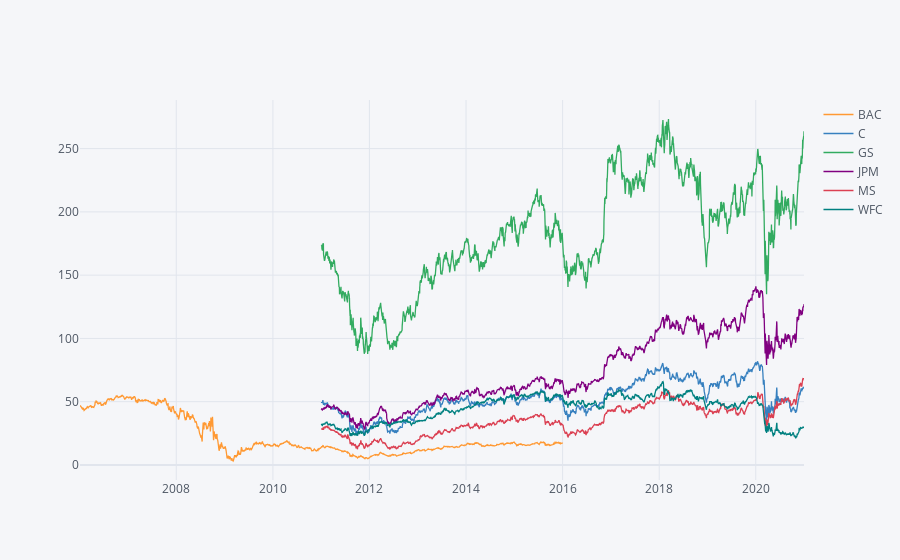

The cell this chart's notebook holds for it:
### Code cell
# plotly
bank_stocks.xs(key='Close',axis=1,level='Stock Info').iplot()

### Figure 1 — Plotly figure (JSON) as saved in the notebook; plotly's stock layout.template omitted (floating-point values rounded to 4 significant figures; data arrays with more than 128 entries replaced by an {"elided": "..."} marker saying what was removed)
{"data": [{"line": {"color": "rgba(255, 153, 51, 1.0)", "dash": "solid", "shape": "linear", "width": 1.3}, "mode": "lines", "name": "BAC", "text": "", "type": "scatter", "x": {"elided": "3776 str values"}, "y": {"elided": "3776 mixed values"}}, {"line": {"color": "rgba(55, 128, 191, 1.0)", "dash": "solid", "shape": "linear", "width": 1.3}, "mode": "lines", "name": "C", "text": "", "type": "scatter", "x": {"elided": "3776 str values"}, "y": {"elided": "3776 mixed values"}}, {"line": {"color": "rgba(50, 171, 96, 1.0)", "dash": "solid", "shape": "linear", "width": 1.3}, "mode": "lines", "name": "GS", "text": "", "type": "scatter", "x": {"elided": "3776 str values"}, "y": {"elided": "3776 mixed values"}}, {"line": {"color": "rgba(128, 0, 128, 1.0)", "dash": "solid", "shape": "linear", "width": 1.3}, "mode": "lines", "name": "JPM", "text": "", "type": "scatter", "x": {"elided": "3776 str values"}, "y": {"elided": "3776 mixed values"}}, {"line": {"color": "rgba(219, 64, 82, 1.0)", "dash": "solid", "shape": "linear", "width": 1.3}, "mode": "lines", "name": "MS", "text": "", "type": "scatter", "x": {"elided": "3776 str values"}, "y": {"elided": "3776 mixed values"}}, {"line": {"color": "rgba(0, 128, 128, 1.0)", "dash": "solid", "shape": "linear", "width": 1.3}, "mode": "lines", "name": "WFC", "text": "", "type": "scatter", "x": {"elided": "3776 str values"}, "y": {"elided": "3776 mixed values"}}], "layout": {"legend": {"bgcolor": "#F5F6F9", "font": {"color": "#4D5663"}}, "paper_bgcolor": "#F5F6F9", "plot_bgcolor": "#F5F6F9", "title": {"font": {"color": "#4D5663"}}, "xaxis": {"gridcolor": "#E1E5ED", "showgrid": true, "tickfont": {"color": "#4D5663"}, "title": {"font": {"color": "#4D5663"}, "text": ""}, "zerolinecolor": "#E1E5ED"}, "yaxis": {"gridcolor": "#E1E5ED", "showgrid": true, "tickfont": {"color": "#4D5663"}, "title": {"font": {"color": "#4D5663"}, "text": ""}, "zerolinecolor": "#E1E5ED"}}}
